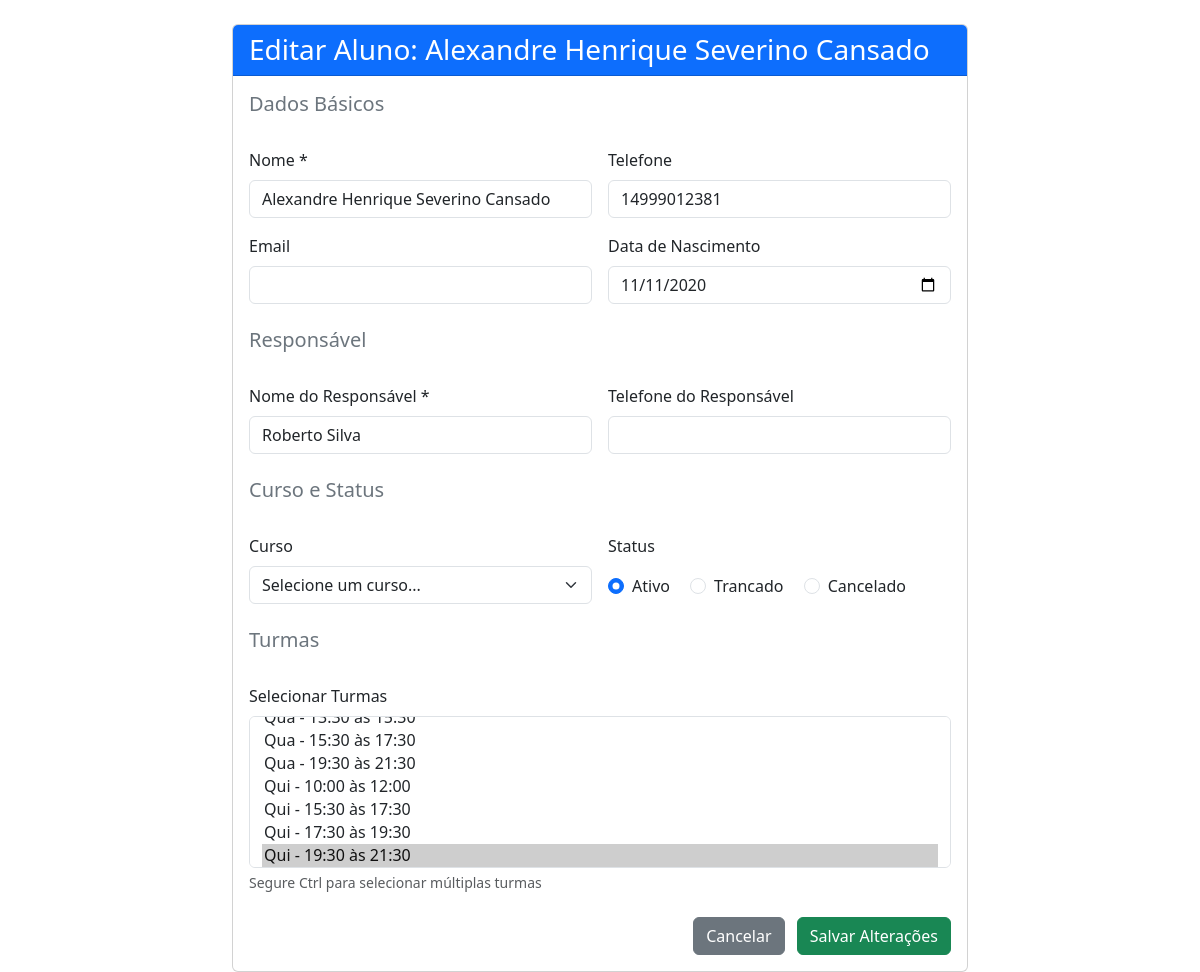
Screenshot of /form_editar_aluno.php?id=2 (signed in) with the database file from the repository.
### tables this page shows
CREATE TABLE `alunos` (
  `id` int(11) NOT NULL,
  `nome` varchar(100) NOT NULL,
  `codigo_original` varchar(10) DEFAULT NULL,
  `turma_original` varchar(100) DEFAULT NULL,
  `idade` int(11) DEFAULT NULL,
  `telefone` varchar(20) DEFAULT NULL,
  `cpf` varchar(20) DEFAULT NULL,
  `senha` varchar(255) DEFAULT NULL,
  `foto_perfil` varchar(255) DEFAULT NULL,
  `pontos_fidelidade` int(11) DEFAULT '0',
  `responsavel` varchar(100) DEFAULT NULL,
  `telefone_responsavel` varchar(20) DEFAULT NULL,
  `status` varchar(30) DEFAULT NULL,
  `data_status` date DEFAULT NULL,
  `email` varchar(100) DEFAULT NULL,
  `data_nascimento` date DEFAULT NULL,
  `tipo_aluno_id` int(11) NOT NULL,
  `turma_id` int(11) DEFAULT NULL,
  `data_cadastro` datetime DEFAULT CURRENT_TIMESTAMP,
  `observacoes` text,
  `curso_id` int(11) DEFAULT NULL
);

### form_editar_aluno.php (the view, shortened to what this page needs)
<?php
require 'conexao.php';
$id = $_GET['id'] ?? null;
$stmt = $pdo->prepare("SELECT * FROM alunos WHERE id = ?");
$stmt->execute([$id]);
$aluno = $stmt->fetch(PDO::FETCH_ASSOC);
function inputVal($array, $key) {
    return isset($array[$key]) ? htmlspecialchars($array[$key]) : '';
}
$turmas = $pdo->query("SELECT id, nome FROM turmas WHERE status = 'ativa' ORDER BY nome")->fetchAll(PDO::FETCH_ASSOC);
$stmt = $pdo->prepare("SELECT turma_id FROM alunos_turmas WHERE aluno_id = ? AND ativo = 1");
$stmt->execute([$id]);
$turmas_aluno = $stmt->fetchAll(PDO::FETCH_COLUMN);
?>
<!DOCTYPE html>
<html lang="pt-BR">
<head>
  <link href="https://cdn.jsdelivr.net/npm/bootstrap@5.3.0/dist/css/bootstrap.min.css" rel="stylesheet">
</head>
<body>
<div class="container mt-4">
  <div class="row">
    <div class="col-lg-8 mx-auto">
      <div class="card">
        <div class="card-header bg-primary text-white">
          <h3 class="mb-0">Editar Aluno: <?= htmlspecialchars($aluno['nome']) ?></h3>
        </div>
        <div class="card-body">
          <form id="form-editar" class="row g-3">
            <div class="col-12">
              <h5 class="text-secondary mb-3">Dados Básicos</h5>
            </div>
            <div class="col-md-6">
              <label class="form-label">Nome *</label>
              <input type="text" name="nome" class="form-control" value="<?= inputVal($aluno, 'nome') ?>" required>
            </div>
            <div class="col-md-6">
              <label class="form-label">Telefone</label>
              <input type="tel" name="telefone" class="form-control" value="<?= inputVal($aluno, 'telefone') ?>">
            </div>
            <div class="col-md-6">
              <label class="form-label">Email</label>
              <input type="email" name="email" class="form-control" value="<?= inputVal($aluno, 'email') ?>">
            </div>
            <div class="col-md-6">
              <label class="form-label">Data de Nascimento</label>
              <input type="date" name="data_nascimento" class="form-control" value="<?= inputVal($aluno, 'data_nascimento') ?>">
            </div>
            <div class="col-12 mt-4">
              <h5 class="text-secondary mb-3">Responsável</h5>
            </div>
            <div class="col-md-6">
              <label class="form-label">Nome do Responsável *</label>
              <input type="text" name="responsavel" class="form-control" value="<?= inputVal($aluno, 'responsavel') ?>" required>
            </div>
            <div class="col-md-6">
              <label class="form-label">Telefone do Responsável</label>
              <input type="tel" name="telefone_responsavel" class="form-control" value="<?= inputVal($aluno, 'telefone_responsavel') ?>">
            </div>
            <div class="col-12 mt-4">
              <h5 class="text-secondary mb-3">Curso e Status</h5>
            </div>
            <div class="col-md-6">
              <label class="form-label">Curso</label>
              <select name="curso_id" class="form-select">
                <option value="">Selecione um curso...</option>
              </select>
            </div>
            <div class="col-md-6">
              <label class="form-label">Status</label>
              <div class="mt-2">
                <?php
                $status_opcoes = ['Ativo', 'Trancado', 'Cancelado'];
                foreach ($status_opcoes as $status):
                ?>
                  <div class="form-check form-check-inline">
                    <input class="form-check-input" type="radio" name="status"
                           id="status_<?= $status ?>" value="<?= $status ?>"
                           <?= $aluno['status'] === $status ? 'checked' : '' ?>>
                    <label class="form-check-label" for="status_<?= $status ?>">
                      <?= $status ?>
                    </label>
                  </div>
                <?php endforeach; ?>
              </div>
            </div>
            <div class="col-12 mt-4">
              <h5 class="text-secondary mb-3">Turmas</h5>
            </div>
            <div class="col-12">
              <label class="form-label">Selecionar Turmas</label>
              <select name="turmas_id[]" class="form-select" multiple size="6">
                <?php foreach ($turmas as $turma): ?>
                  <option value="<?= $turma['id'] ?>" <?= in_array($turma['id'], $turmas_aluno) ? 'selected' : '' ?>>
                    <?= htmlspecialchars($turma['nome']) ?>
                  </option>
                <?php endforeach; ?>
              </select>
              <div class="form-text">Segure Ctrl para selecionar múltiplas turmas</div>
            </div>
            <div class="col-12 text-end mt-4">
              <button type="button" class="btn btn-secondary me-2" onclick="history.back()">
                Cancelar
              </button>
              <button type="submit" class="btn btn-success">
                Salvar Alterações
              </button>
            </div>
          </form>
        </div>
      </div>
    </div>
  </div>
</div>
</body>
</html>

### rows the page displays
alunos: nome "Alexandre Henrique Severino Cansado", telefone "14999012381", data_nascimento "11/11/2020", responsavel "Roberto Silva", status "☑ Ativo", status "☐ Trancado", status "☐ Cancelado"

### other values shown
$status "Ativo"
$status "Trancado"
$status "Cancelado"
form field value "Qua - 15:30 às 17:30 / Qua - 19:30 às 21:30 / Qui - 10:00 às 12:00 / Qui - 15:30 às 17:30 / Qui - 17:30 às 19:30 / Qui - 19:30 às 21:30 ☑"
